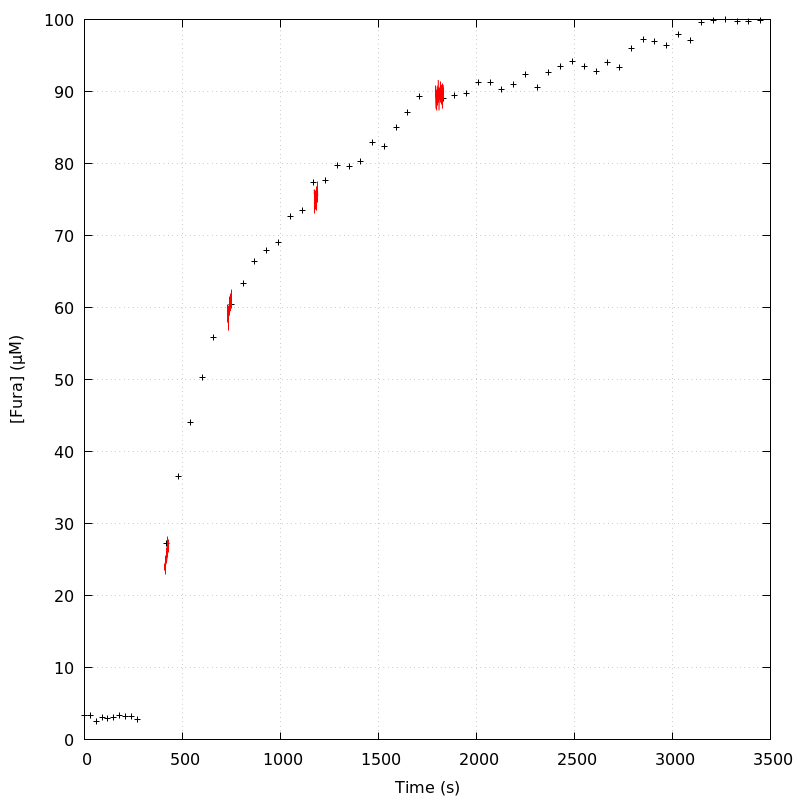

This chart was generated by the following gnuplot code:
unset key
set grid
set ylabel '[Fura] (µM)'
set xlabel 'Time (s)'
plot 'DA_121015_E3_aba_loading_curve' index 0 using 1:2 linecolor rgb 'black',\
'' index 1 using 1:2 with lines linecolor rgb 'red',\
'' index 2 using 1:2 with lines linecolor rgb 'red',\
'' index 3 using 1:2 with lines linecolor rgb 'red',\
'' index 4 using 1:2 with lines linecolor rgb 'red',\
